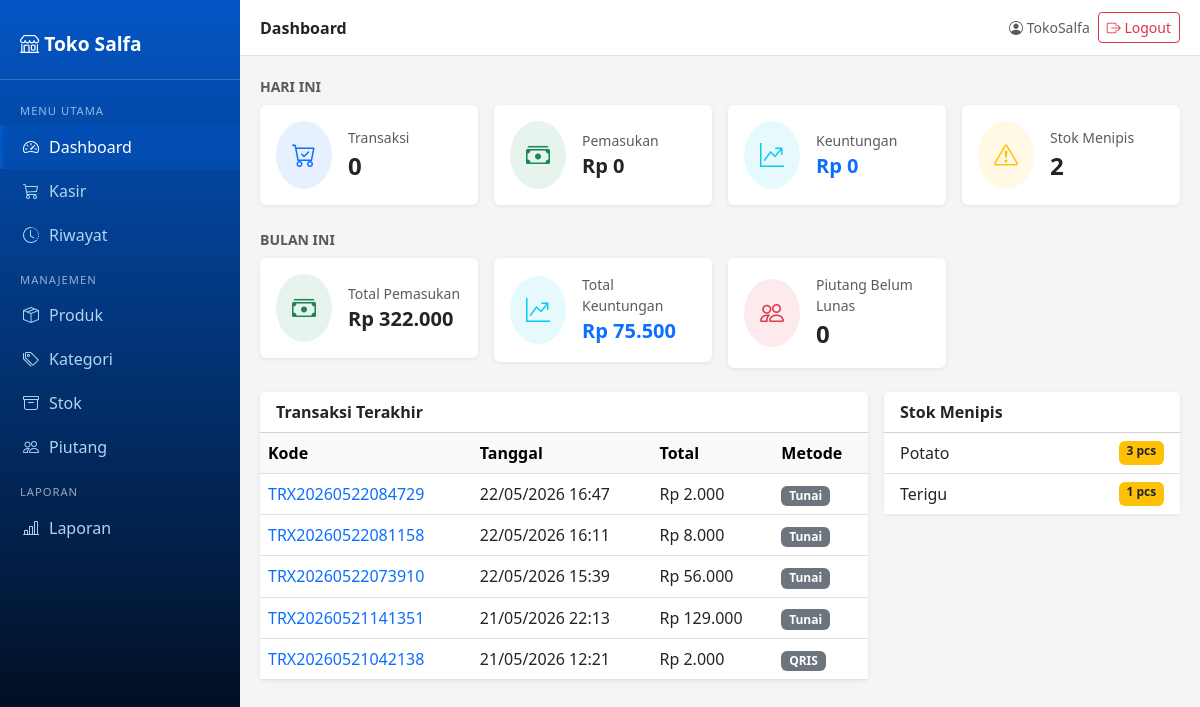
The app's page / (signed in) with its own data.
### kasir/models.py (models this page shows, shortened)
class Transaksi(models.Model):
    METODE_BAYAR = [
        ('tunai', 'Tunai'),
        ('transfer', 'Transfer'),
        ('qris', 'QRIS'),
        ('piutang', 'Piutang'),
    ]
    STATUS = [
        ('selesai', 'Selesai'),
        ('batal', 'Dibatalkan'),
    ]
    kasir = models.ForeignKey(User, on_delete=models.SET_NULL, null=True)
    kode_transaksi = models.CharField(max_length=20, unique=True)
    tanggal = models.DateTimeField(auto_now_add=True)
    total = models.DecimalField(max_digits=12, decimal_places=0, default=0)
    bayar = models.DecimalField(max_digits=12, decimal_places=0, default=0)
    kembalian = models.DecimalField(max_digits=12, decimal_places=0, default=0)
    metode_bayar = models.CharField(max_length=20, choices=METODE_BAYAR, default='tunai')
    status = models.CharField(max_length=10, choices=STATUS, default='selesai')
    alasan_batal = models.TextField(blank=True)
    class Meta:
        verbose_name_plural = "Transaksi"

### produk/models.py (models this page shows, shortened)
class Produk(models.Model):
    kategori = models.ForeignKey(Kategori, on_delete=models.SET_NULL, null=True, blank=True)
    nama = models.CharField(max_length=200)
    barcode = models.CharField(max_length=100, unique=True, blank=True, null=True)
    harga_jual = models.DecimalField(max_digits=12, decimal_places=0)
    harga_beli = models.DecimalField(max_digits=12, decimal_places=0)
    stok = models.IntegerField(default=0)
    stok_minimum = models.IntegerField(default=5)
    satuan = models.CharField(max_length=20, default='pcs')
    aktif = models.BooleanField(default=True)
    dibuat = models.DateTimeField(auto_now_add=True)
    diubah = models.DateTimeField(auto_now=True)
    class Meta:
        verbose_name_plural = "Produk"

### config/views.py (the view)
# urls.py: path('', views.dashboard, name='dashboard'),
@login_required
def dashboard(request):
    hari_ini = timezone.now().date()
    transaksi_hari_ini = Transaksi.objects.filter(tanggal__date=hari_ini)
    omzet_hari_ini = transaksi_hari_ini.aggregate(s=Sum('total'))['s'] or 0
    detail_hari_ini = DetailTransaksi.objects.filter(transaksi__tanggal__date=hari_ini)
    keuntungan_hari_ini = sum(
        (d.harga_satuan - d.produk.harga_beli) * d.jumlah
        for d in detail_hari_ini.select_related('produk')
    )
    bulan_ini = timezone.now().month
    tahun_ini = timezone.now().year
    transaksi_bulan = Transaksi.objects.filter(
        tanggal__month=bulan_ini,
        tanggal__year=tahun_ini,
    )
    omzet_bulan = transaksi_bulan.aggregate(s=Sum('total'))['s'] or 0
    detail_bulan = DetailTransaksi.objects.filter(
        transaksi__tanggal__month=bulan_ini,
        transaksi__tanggal__year=tahun_ini,
    )
    keuntungan_bulan = sum(
        (d.harga_satuan - d.produk.harga_beli) * d.jumlah
        for d in detail_bulan.select_related('produk')
    )
    context = {
        'transaksi_hari_ini': transaksi_hari_ini.count(),
        'omzet_hari_ini': omzet_hari_ini,
        'keuntungan_hari_ini': keuntungan_hari_ini,
        'omzet_bulan': omzet_bulan,
        'keuntungan_bulan': keuntungan_bulan,
        'stok_menipis': Produk.objects.filter(stok__lte=F('stok_minimum')).count(),
        'piutang_belum_lunas': Piutang.objects.exclude(status='lunas').count(),
        'transaksi_terakhir': Transaksi.objects.order_by('-tanggal')[:5],
        'produk_menipis': Produk.objects.filter(stok__lte=F('stok_minimum'))[:5],
    }
    return render(request, 'dashboard.html', context)

### produk/templatetags/format_rupiah.py (called while the page is built)
@register.filter
def rupiah(value):
    try:
        value = int(value)
        return f"Rp {value:,}".replace(',', '.')
    except (ValueError, TypeError):
        return value

### templates/dashboard.html (shortened to what this page needs)
{% extends 'base.html' %}
{% load format_rupiah %}
{% block page_title %}Dashboard{% endblock %}
{% block content %}
<div class="mb-2 text-muted small fw-semibold text-uppercase">Hari Ini</div>
<div class="row g-3 mb-4">
  <div class="col-md-3">
    <div class="card">
      <div class="card-body d-flex align-items-center gap-3">
        <div class="rounded-circle bg-primary bg-opacity-10 p-3">
          <i class="bi bi-cart-check fs-4 text-primary"></i>
        </div>
        <div>
          <div class="text-muted small">Transaksi</div>
          <div class="fs-4 fw-bold">{{ transaksi_hari_ini }}</div>
        </div>
      </div>
    </div>
  </div>
  <div class="col-md-3">
    <div class="card">
      <div class="card-body d-flex align-items-center gap-3">
        <div class="rounded-circle bg-success bg-opacity-10 p-3">
          <i class="bi bi-cash-stack fs-4 text-success"></i>
        </div>
        <div>
          <div class="text-muted small">Pemasukan</div>
          <div class="fs-5 fw-bold">{{ omzet_hari_ini|rupiah }}</div>
        </div>
      </div>
    </div>
  </div>
  <div class="col-md-3">
    <div class="card">
      <div class="card-body d-flex align-items-center gap-3">
        <div class="rounded-circle bg-info bg-opacity-10 p-3">
          <i class="bi bi-graph-up-arrow fs-4 text-info"></i>
        </div>
        <div>
          <div class="text-muted small">Keuntungan</div>
          <div class="fs-5 fw-bold {% if keuntungan_hari_ini < 0 %}text-danger{% else %}text-primary{% endif %}">
            {{ keuntungan_hari_ini|rupiah }}
          </div>
        </div>
      </div>
    </div>
  </div>
  <div class="col-md-3">
    <div class="card">
      <div class="card-body d-flex align-items-center gap-3">
        <div class="rounded-circle bg-warning bg-opacity-10 p-3">
          <i class="bi bi-exclamation-triangle fs-4 text-warning"></i>
        </div>
        <div>
          <div class="text-muted small">Stok Menipis</div>
          <div class="fs-4 fw-bold">{{ stok_menipis }}</div>
        </div>
      </div>
    </div>
  </div>
</div>
<div class="mb-2 text-muted small fw-semibold text-uppercase">Bulan Ini</div>
<div class="row g-3 mb-4">
  <div class="col-md-3">
    <div class="card border-success">
      <div class="card-body d-flex align-items-center gap-3">
        <div class="rounded-circle bg-success bg-opacity-10 p-3">
          <i class="bi bi-cash-stack fs-4 text-success"></i>
        </div>
        <div>
          <div class="text-muted small">Total Pemasukan</div>
          <div class="fs-5 fw-bold">{{ omzet_bulan|rupiah }}</div>
        </div>
      </div>
    </div>
  </div>
  <div class="col-md-3">
    <div class="card border-info">
      <div class="card-body d-flex align-items-center gap-3">
        <div class="rounded-circle bg-info bg-opacity-10 p-3">
          <i class="bi bi-graph-up-arrow fs-4 text-info"></i>
        </div>
        <div>
          <div class="text-muted small">Total Keuntungan</div>
          <div class="fs-5 fw-bold {% if keuntungan_bulan < 0 %}text-danger{% else %}text-primary{% endif %}">
            {{ keuntungan_bulan|rupiah }}
          </div>
        </div>
      </div>
    </div>
  </div>
  <div class="col-md-3">
    <div class="card border-danger">
      <div class="card-body d-flex align-items-center gap-3">
        <div class="rounded-circle bg-danger bg-opacity-10 p-3">
          <i class="bi bi-people fs-4 text-danger"></i>
        </div>
        <div>
          <div class="text-muted small">Piutang Belum Lunas</div>
          <div class="fs-4 fw-bold">{{ piutang_belum_lunas }}</div>
        </div>
      </div>
    </div>
  </div>
</div>
<div class="row g-3">
  <div class="col-md-8">
    <div class="card">
      <div class="card-header bg-white fw-semibold">Transaksi Terakhir</div>
      <div class="card-body p-0">
        <table class="table table-hover mb-0">
          <thead class="table-light">
            <tr>
              <th>Kode</th>
              <th>Tanggal</th>
              <th>Total</th>
              <th>Metode</th>
            </tr>
          </thead>
          <tbody>
            {% for t in transaksi_terakhir %}
            <tr>
              <td><a href="{% url 'kasir:detail' t.pk %}" class="text-decoration-none">{{ t.kode_transaksi }}</a></td>
              <td>{{ t.tanggal|date:"d/m/Y H:i" }}</td>
              <td>{{ t.total|rupiah }}</td>
              <td><span class="badge bg-secondary">{{ t.get_metode_bayar_display }}</span></td>
            </tr>
            {% empty %}
            <tr><td colspan="4" class="text-center text-muted py-3">Belum ada transaksi</td></tr>
            {% endfor %}
          </tbody>
        </table>
      </div>
    </div>
  </div>
  <div class="col-md-4">
    <div class="card">
      <div class="card-header bg-white fw-semibold">Stok Menipis</div>
      <div class="card-body p-0">
        <ul class="list-group list-group-flush">
          {% for p in produk_menipis %}
          <li class="list-group-item d-flex justify-content-between">
            <span>{{ p.nama }}</span>
            <span class="badge bg-warning text-dark">{{ p.stok }} {{ p.satuan }}</span>
          </li>
          {% empty %}
          <li class="list-group-item text-muted text-center py-3">Semua stok aman</li>
          {% endfor %}
        </ul>
      </div>
    </div>
  </div>
</div>
{% endblock %}

### templates/base.html (shortened to what this page needs)
<!DOCTYPE html>
<html lang="id">
<head>
  <link href="https://cdn.jsdelivr.net/npm/bootstrap@5.3.0/dist/css/bootstrap.min.css" rel="stylesheet">
  <link href="https://cdn.jsdelivr.net/npm/bootstrap-icons@1.11.0/font/bootstrap-icons.css" rel="stylesheet">
</head>
<body>
<div class="sidebar" id="sidebar">
  <div class="brand">
    <i class="bi bi-shop"></i> Toko Salfa
  </div>
  <nav class="mt-2">
    <div class="nav-section">Menu Utama</div>
    <a href="{% url 'dashboard' %}" class="nav-link {% if request.resolver_match.url_name == 'dashboard' %}active{% endif %}">
      <i class="bi bi-speedometer2"></i> Dashboard
    </a>
    <a href="{% url 'kasir:kasir' %}" class="nav-link {% if request.resolver_match.url_name == 'kasir' %}active{% endif %}">
      <i class="bi bi-cart3"></i> Kasir
    </a>
    <a href="{% url 'kasir:riwayat' %}" class="nav-link {% if request.resolver_match.url_name == 'riwayat' or request.resolver_match.url_name == 'detail' or request.resolver_match.url_name == 'batal' %}active{% endif %}">
      <i class="bi bi-clock-history"></i> Riwayat
    </a>
    <div class="nav-section">Manajemen</div>
    <a href="{% url 'produk:list' %}" class="nav-link {% if request.resolver_match.url_name == 'list' and request.resolver_match.namespace == 'produk' %}active{% endif %}">
      <i class="bi bi-box-seam"></i> Produk
    </a>
    <a href="{% url 'produk:kategori' %}" class="nav-link {% if request.resolver_match.url_name == 'kategori' %}active{% endif %}">
      <i class="bi bi-tags"></i> Kategori
    </a>
    <a href="{% url 'stok:list' %}" class="nav-link {% if 'stok' in request.resolver_match.namespace %}active{% endif %}">
      <i class="bi bi-archive"></i> Stok
    </a>
    <a href="{% url 'piutang:list' %}" class="nav-link {% if 'piutang' in request.resolver_match.namespace %}active{% endif %}">
      <i class="bi bi-people"></i> Piutang
    </a>
    <div class="nav-section">Laporan</div>
    <a href="{% url 'laporan:dashboard' %}" class="nav-link {% if 'laporan' in request.resolver_match.namespace %}active{% endif %}">
      <i class="bi bi-bar-chart-line"></i> Laporan
    </a>
  </nav>
</div>
<div class="main-content">
  <div class="topbar">
    <div class="d-flex align-items-center">
      <span class="fw-semibold">{% block page_title %}Dashboard{% endblock %}</span>
    </div>
    <div class="d-flex align-items-center gap-2">
      <span class="text-muted small d-none d-md-inline">
        <i class="bi bi-person-circle"></i> {{ request.user.username }}
      </span>
      <form method="post" action="{% url 'logout' %}" class="d-inline">
        <button type="submit" class="btn btn-sm btn-outline-danger"
                onclick="return confirm('Yakin ingin keluar?')">
          <i class="bi bi-box-arrow-right"></i>
          <span class="d-none d-md-inline">Logout</span>
        </button>
      </form>
    </div>
  </div>
  {% block content %}{% endblock %}
</div>
</body>
</html>

### templates/base.html (style rules this page uses)
body { background-color: #f5f5f5; }
.sidebar { min-height: 100vh; background: linear-gradient(180deg, #0356C5 0%, #02060E 100%); width: 240px; position: fixed; top: 0; left: 0; padding-top: 20px; z-index: 1040; transition: transform 0.3s ease; }
.sidebar .brand { color: white; font-size: 1.2rem; font-weight: bold; padding: 10px 20px 20px; border-bottom: 1px solid rgba(255, 255, 255, 0.2); }
.sidebar .nav-link { color: #aed6f1; padding: 10px 20px; display: flex; align-items: center; gap: 10px; border-left: 3px solid transparent; }
.sidebar .nav-link:hover, .sidebar .nav-link.active { background: rgba(3, 86, 197, 0.4); color: white; border-left: 3px solid #0356C5; }
.sidebar .nav-section { color: rgba(255, 255, 255, 0.6); font-size: 0.7rem; text-transform: uppercase; padding: 15px 20px 5px; letter-spacing: 1px; }
.main-content { margin-left: 240px; padding: 20px; transition: margin-left 0.3s ease; }
.topbar { background: white; padding: 12px 20px; margin: -20px -20px 20px; border-bottom: 1px solid #dee2e6; display: flex; justify-content: space-between; align-items: center; }
.card { border: none; box-shadow: 0 1px 4px rgba(0,0,0,0.08); }

### records on screen
Transaksi: kode_transaksi "TRX20260522084729", tanggal "22/05/2026 16:47", total|rupiah "Rp 2.000", metode_bayar "Tunai"
Transaksi: kode_transaksi "TRX20260522081158", tanggal "22/05/2026 16:11", total|rupiah "Rp 8.000", metode_bayar "Tunai"
Transaksi: kode_transaksi "TRX20260522073910", tanggal "22/05/2026 15:39", total|rupiah "Rp 56.000", metode_bayar "Tunai"
Transaksi: kode_transaksi "TRX20260521141351", tanggal "21/05/2026 22:13", total|rupiah "Rp 129.000", metode_bayar "Tunai"
Transaksi: kode_transaksi "TRX20260521042138", tanggal "21/05/2026 12:21", total|rupiah "Rp 2.000", metode_bayar "QRIS"
Produk: nama "Potato", stok "3", satuan "pcs"
Produk: nama "Terigu", stok "1", satuan "pcs"

### other values on screen
{{ request.user.username }} "TokoSalfa"
{{ transaksi_hari_ini }} "0"
{{ omzet_hari_ini|rupiah }} "Rp 0"
{{ keuntungan_hari_ini|rupiah }} "Rp 0"
{{ stok_menipis }} "2"
{{ omzet_bulan|rupiah }} "Rp 322.000"
{{ keuntungan_bulan|rupiah }} "Rp 75.500"
{{ piutang_belum_lunas }} "0"
